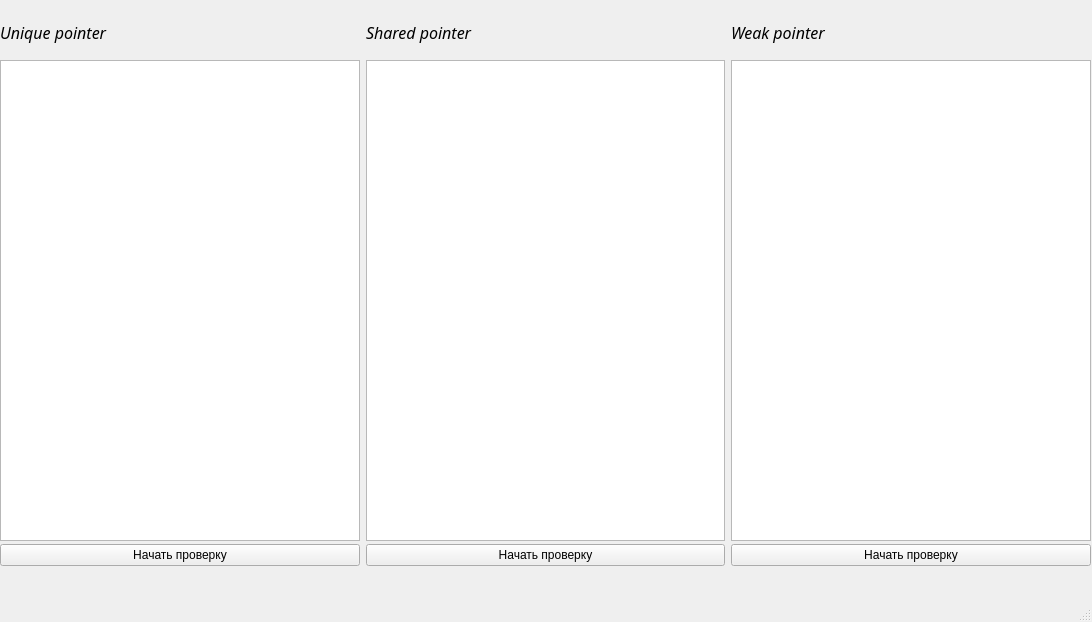
<?xml version="1.0" encoding="UTF-8"?>
<ui version="4.0">
 <class>MainWindow</class>
 <widget class="QMainWindow" name="MainWindow">
  <property name="geometry">
   <rect>
    <x>0</x>
    <y>0</y>
    <width>1092</width>
    <height>622</height>
   </rect>
  </property>
  <property name="windowTitle">
   <string>MainWindow</string>
  </property>
  <widget class="QWidget" name="centralwidget">
   <widget class="QWidget" name="layoutWidget_3">
    <property name="geometry">
     <rect>
      <x>0</x>
      <y>540</y>
      <width>1091</width>
      <height>31</height>
     </rect>
    </property>
    <layout class="QHBoxLayout" name="horizontalLayout_6">
     <item>
      <widget class="QPushButton" name="unique">
       <property name="text">
        <string>Начать проверку</string>
       </property>
      </widget>
     </item>
     <item>
      <widget class="QPushButton" name="shared">
       <property name="text">
        <string>Начать проверку</string>
       </property>
      </widget>
     </item>
     <item>
      <widget class="QPushButton" name="weak">
       <property name="text">
        <string>Начать проверку</string>
       </property>
      </widget>
     </item>
    </layout>
   </widget>
   <widget class="QWidget" name="layoutWidget_2">
    <property name="geometry">
     <rect>
      <x>0</x>
      <y>60</y>
      <width>1091</width>
      <height>481</height>
     </rect>
    </property>
    <layout class="QHBoxLayout" name="horizontalLayout_5">
     <item>
      <widget class="QPlainTextEdit" name="uniqueText">
       <property name="font">
        <font>
         <family>Segoe UI Light</family>
         <pointsize>12</pointsize>
         <italic>true</italic>
         <bold>false</bold>
        </font>
       </property>
       <property name="readOnly">
        <bool>true</bool>
       </property>
      </widget>
     </item>
     <item>
      <widget class="QPlainTextEdit" name="sharedText">
       <property name="font">
        <font>
         <family>Segoe UI Light</family>
         <pointsize>12</pointsize>
         <italic>true</italic>
         <bold>false</bold>
        </font>
       </property>
       <property name="readOnly">
        <bool>true</bool>
       </property>
      </widget>
     </item>
     <item>
      <widget class="QPlainTextEdit" name="weakText">
       <property name="font">
        <font>
         <family>Segoe UI Light</family>
         <pointsize>12</pointsize>
         <italic>true</italic>
         <bold>false</bold>
        </font>
       </property>
       <property name="readOnly">
        <bool>true</bool>
       </property>
      </widget>
     </item>
    </layout>
   </widget>
   <widget class="QWidget" name="layoutWidget">
    <property name="geometry">
     <rect>
      <x>0</x>
      <y>0</y>
      <width>1091</width>
      <height>64</height>
     </rect>
    </property>
    <layout class="QHBoxLayout" name="horizontalLayout_4">
     <item>
      <widget class="QLabel" name="uniquePtr">
       <property name="font">
        <font>
         <family>Segoe UI Light</family>
         <pointsize>12</pointsize>
         <italic>true</italic>
         <bold>false</bold>
        </font>
       </property>
       <property name="text">
        <string>Unique pointer</string>
       </property>
      </widget>
     </item>
     <item>
      <widget class="QLabel" name="sharedPtr">
       <property name="font">
        <font>
         <family>Segoe UI Light</family>
         <pointsize>12</pointsize>
         <italic>true</italic>
         <bold>false</bold>
        </font>
       </property>
       <property name="text">
        <string>Shared pointer</string>
       </property>
      </widget>
     </item>
     <item>
      <widget class="QLabel" name="weakPtr">
       <property name="font">
        <font>
         <family>Segoe UI Light</family>
         <pointsize>12</pointsize>
         <italic>true</italic>
         <bold>false</bold>
        </font>
       </property>
       <property name="text">
        <string>Weak pointer</string>
       </property>
      </widget>
     </item>
    </layout>
   </widget>
  </widget>
  <widget class="QMenuBar" name="menubar">
   <property name="geometry">
    <rect>
     <x>0</x>
     <y>0</y>
     <width>1092</width>
     <height>26</height>
    </rect>
   </property>
  </widget>
  <widget class="QStatusBar" name="statusbar"/>
 </widget>
 <resources/>
 <connections/>
</ui>
